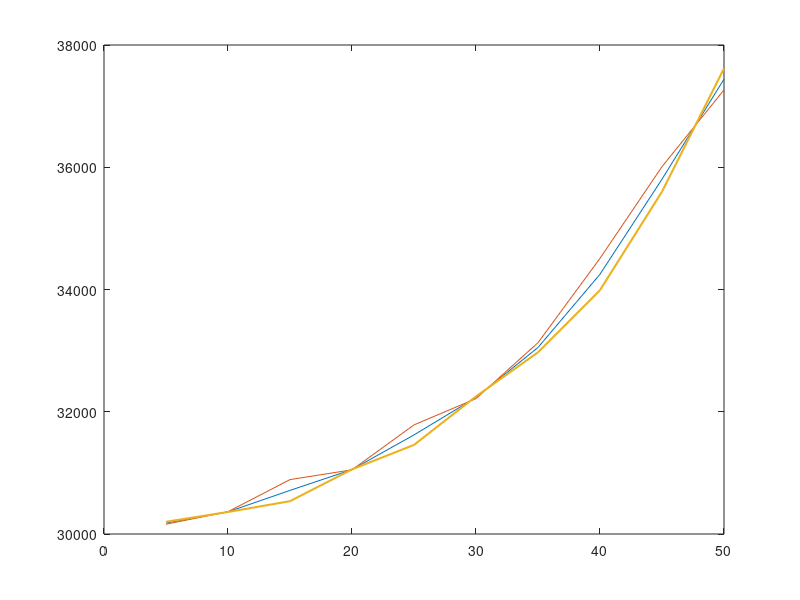
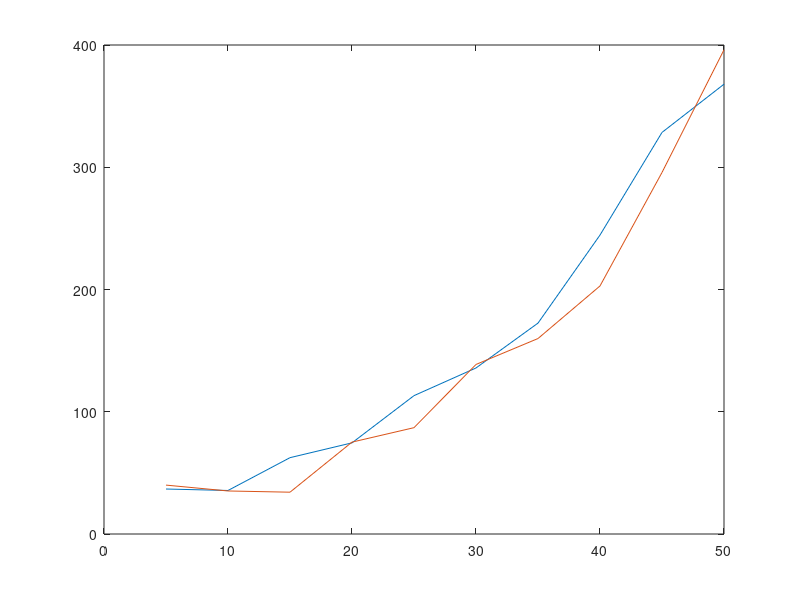
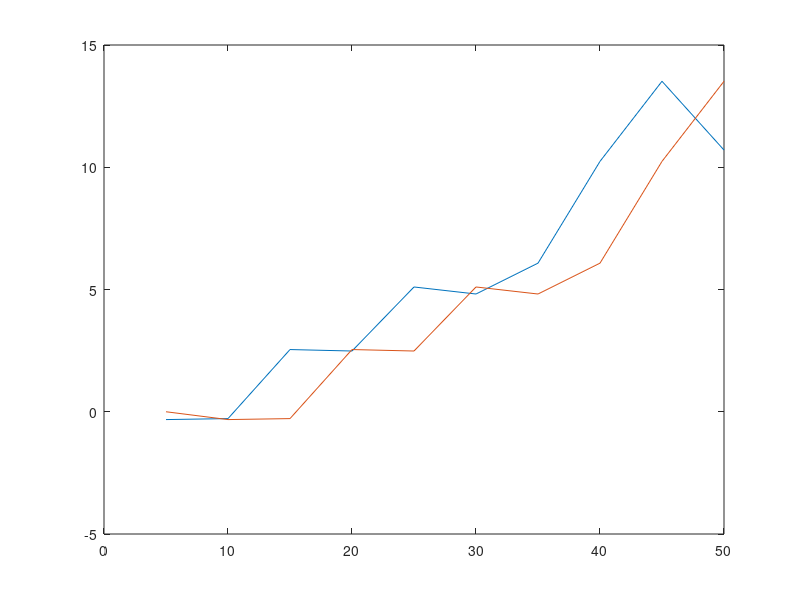

MATLAB code for these plots, in order:
clear;
clc;

alpha=0.5;
beta=0.4;
gamma=0.1;
t_samp=5; %track-to-track interval

%initialise values
x_init=30000;
v_init=40;
a_init=0;

z=load('abr.txt'); %measurements
n=size(z,2);
t=linspace(t_samp,t_samp*n,n); %time values

x=zeros(1,n); %range estimates of aircraft
v=zeros(1,n); %velocity estimates of aircraft
a=zeros(1,n); %acceleration estimates of aircraft


x_est=zeros(1,n); %range estimates of aircraft
v_est=zeros(1,n); %velocity estimates of aircraft
a_est=zeros(1,n); %acceleration estimates of aircraft

%Estimate initial values
x_temp=x_init+v_init*t_samp+a_init*t_samp*t_samp/2;
v_temp=v_init+a_init*t_samp;
a_temp=a_init;

for i = 1:n
    %Save temporary predicted estimates
    x_est(i)=x_temp;
    v_est(i)=v_temp;
    a_est(i)=a_temp;

    %State Extrapolation Equations:
        %x(i)=x_temp;
        %v(i)=v_temp;
        %a(i)=a_temp;

    %Present estimate after measurement
    x(i)=x_temp+alpha*(z(i)-x_temp);  
    v(i)=v_temp+beta*(z(i)-x_temp)/t_samp;
    a(i)=a_temp+2*gamma*(z(i)-x_temp)/t_samp/t_samp;
    x_temp=x(i)+v(i)*t_samp+a(i)*t_samp*t_samp/2;
    v_temp=v(i)+a(i)*t_samp;
    a_temp=a(i)
end

format shortG;
%format LONG E ;
[t./5;z;x;v;a;x_est;v_est;a_est] %#ok<NOPTS> 
figure
plot(t,x,t,z,t,x_est,'linewidth',1.5);
figure
plot(t,v,t,v_est);
figure
plot(t,a,t,a_est)
